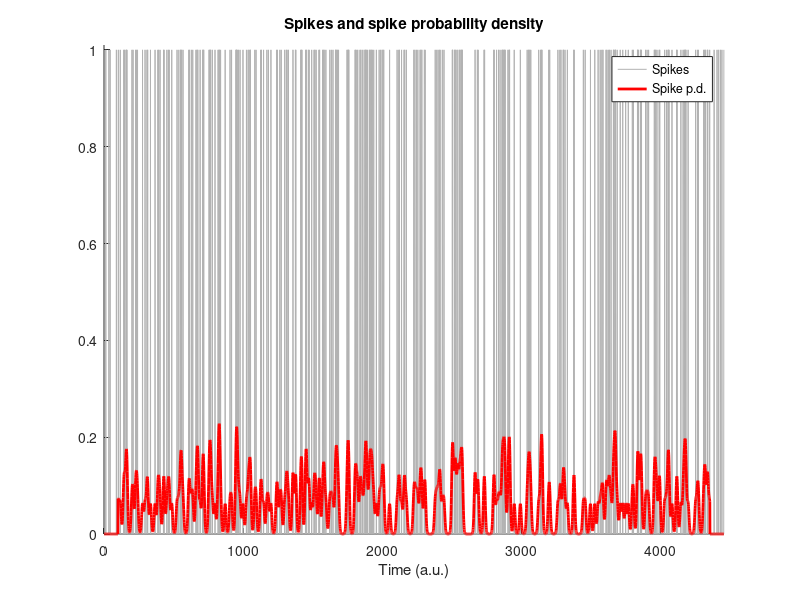

Reproduce this figure in MATLAB.
%% Result of this is basically a probability distribution for occurence of spikes

%% Generate time series of random spikes

% Number of spikes
n = 300;

% Inter-spike intervals
isi = round(exp(randn(n,1))*10);

% Generate spike time series
spikets = 0;
for i=1:n
    spikets(length(spikets)+isi(i)) = 1;
end

% Plot
figure(1), clf, hold on
h = plot(spikets);
set(gca,'ylim',[0 1.01],'xlim',[0 length(spikets)+1])
set(h,'color',[1 1 1]*.7)
xlabel('Time (a.u.)')

%% Create and implement Gaussian window

% FWHM - set using trial and error
fwhm = 15;

% Normalized time vector in indices
k = 100;
gtime = -k:k;

% Create Gaussian window
gauswin = exp(-(4*log(2)*gtime.^2) / fwhm^2);
gauswin = gauswin / sum(gauswin);

% Initialized filtered signal vector
filtsigG = zeros(size(spikets));

% implement the weighted running mean filter
for i=k+1:length(spikets)-k-1
    filtsigG(i) = sum(spikets(i-k:i+k).*gauswin);
end

% Plot
plot(filtsigG,'r','linew',2)
legend({'Spikes','Spike p.d.'})
title('Spikes and spike probability density')
zoom on